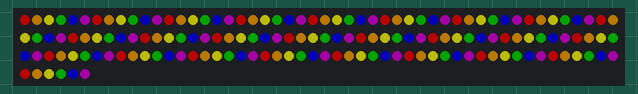
The sketch below on a simulated Arduino Uno, built with avr-gcc and run on an emulated ATmega328P. On the bench: 156 RGB LEDs in strip order, left to right, continuing on the next row. Dim RGB values are drawn brighter than linear.

Above: at 0.01 s.
At 0.36 s:
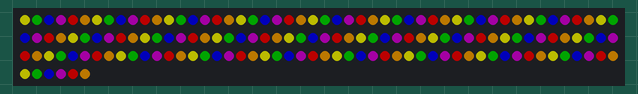
At 0.81 s:
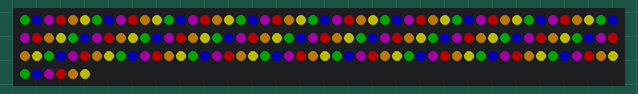

The sketch:

Rainbow_Roll.ino
```cpp
#include <FastLED.h>
#define NUM_LEDS 156 //change back to 156
#define DATA_PIN 6
#define BRIGHTNESS 75
CRGB leds[NUM_LEDS];
void setup() {
  FastLED.addLeds<NEOPIXEL, DATA_PIN>(leds, NUM_LEDS);
  FastLED.setBrightness(BRIGHTNESS);
}
int offSet=0;
void loop() {
  for (int i=offSet; i<(NUM_LEDS+offSet); i+=6) {
    leds[(i+0)%NUM_LEDS] = CRGB::Red;
    leds[(i+1)%NUM_LEDS] = CRGB::Orange;
    leds[(i+2)%NUM_LEDS] = CRGB::Yellow;
    leds[(i+3)%NUM_LEDS] = CRGB::Green;
    leds[(i+4)%NUM_LEDS] = CRGB::Blue;
    leds[(i+5)%NUM_LEDS] = CRGB::Purple;
  }
  FastLED.show();
  delay(80);
  offSet=(offSet+1)%6;
}
```

Measured:
- by itself, everything shown: repeats every 0.53 s, in 6 steps
